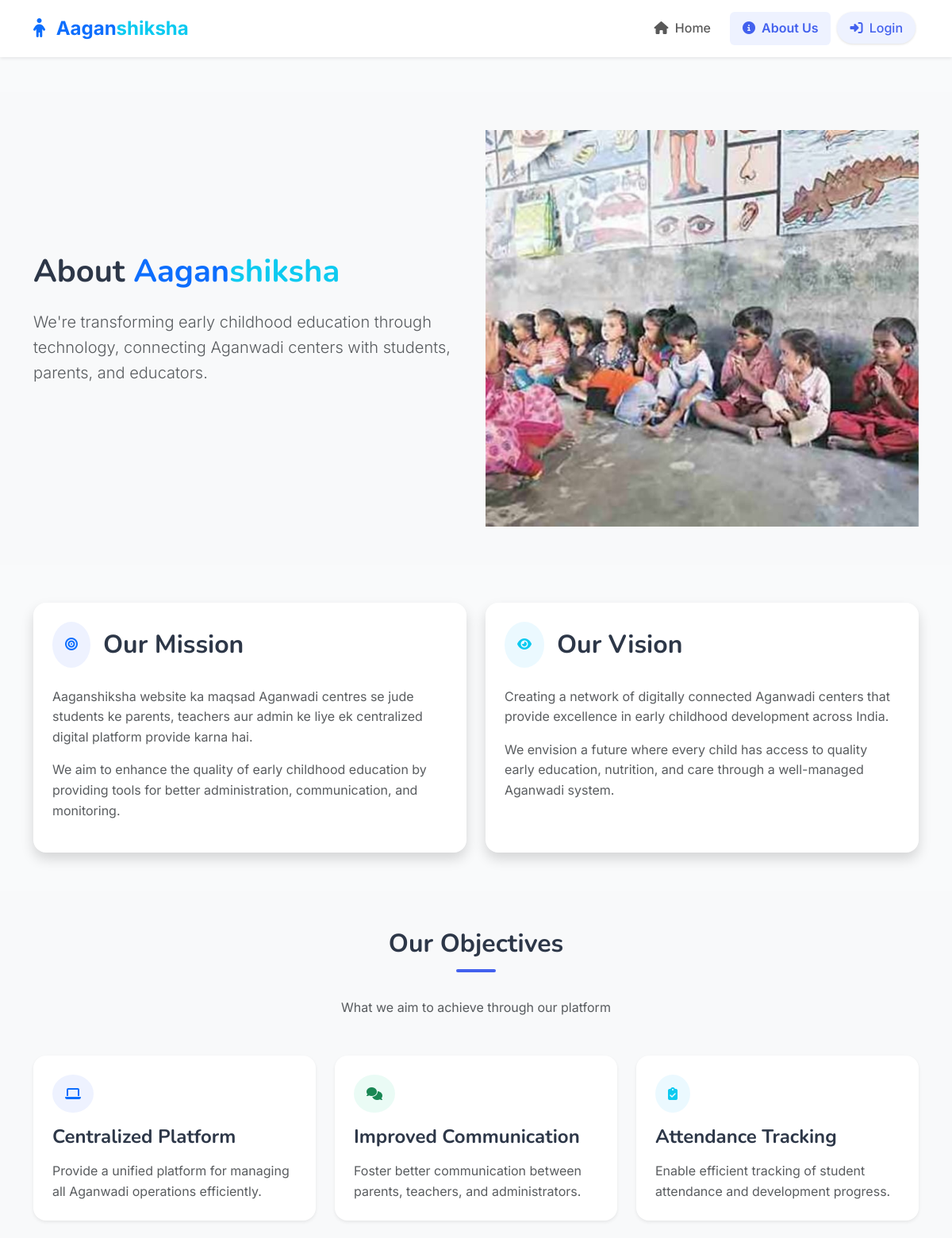
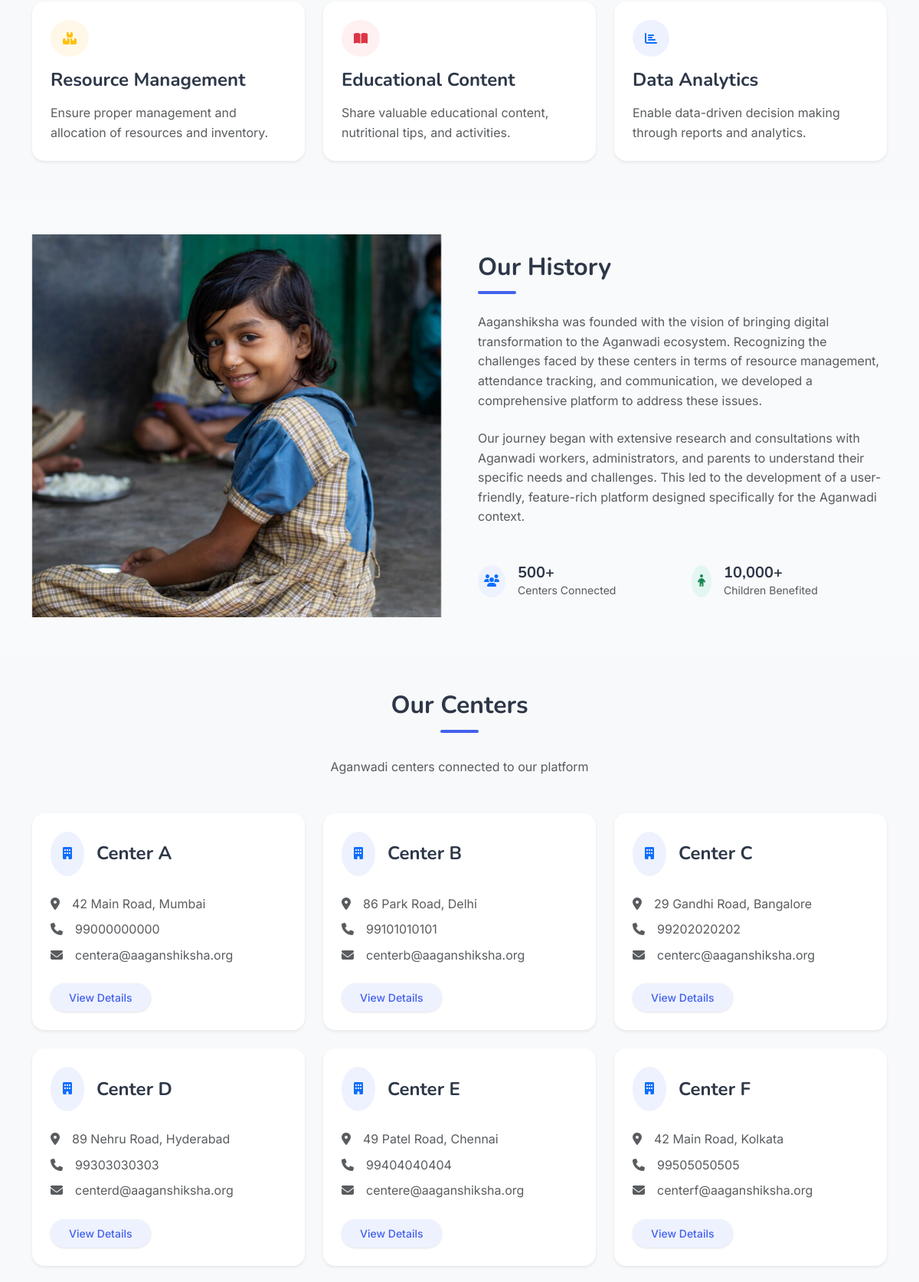
/about (upper part), run on the app's committed database (2 pictures, top to bottom).
### models.py (models this page shows)
class Center(db.Model):
    id = db.Column(db.Integer, primary_key=True)
    name = db.Column(db.String(100), nullable=False)
    address = db.Column(db.String(200), nullable=False)
    contact_number = db.Column(db.String(15))
    email = db.Column(db.String(120))
    created_at = db.Column(db.DateTime, default=datetime.utcnow)
    students = db.relationship('Student', backref='center', lazy=True)
    inventory_items = db.relationship('Inventory', backref='center', lazy=True)

### routes/home.py (the view)
@home_bp.route('/about')
def about():
    centers = Center.query.all()
    return render_template('home/about.html', centers=centers, current_year=datetime.now().year)

### app.py (called while the page is built)
@app.context_processor
def inject_csrf_token():
    return dict(csrf_token=generate_csrf)

### templates/home/about.html (shortened to what this page needs)
{% extends 'base.html' %} {% block title %}Aaganshiksha - About Us{% endblock %}
{% block content %}
<section class="py-5 bg-light">
  <div class="container">
    <div class="row align-items-center">
      <div class="col-lg-6 animate__animated animate__fadeInLeft">
        <h1 class="fw-bold mb-4">
          About <span class="text-primary">Aagan</span
          ><span class="text-info">shiksha</span>
        </h1>
        <p class="lead text-muted mb-4">
          We're transforming early childhood education through technology,
          connecting Aganwadi centers with students, parents, and educators.
        </p>
      </div>
      <div class="col-lg-6 animate__animated animate__fadeInRight">
        <img
          src="{{ url_for('static', filename='img4.jpg') }}"
          class="d-block w-100"
          alt="Children in classroom"
          style="height: 500px; object-fit: cover"
        />
      </div>
    </div>
  </div>
</section>
<section class="py-5">
  <div class="container">
    <div class="row g-4">
      <div class="col-lg-6 animate__animated animate__fadeInUp">
        <div class="card h-100 border-0 shadow rounded-4 hover-lift">
          <div class="card-body p-4">
            <div class="d-flex align-items-center mb-4">
              <div class="p-3 rounded-circle bg-soft-primary me-3">
                <i class="fas fa-bullseye text-primary"></i>
              </div>
              <h2 class="fw-bold mb-0">Our Mission</h2>
            </div>
            <p class="text-muted">
              Aaganshiksha website ka maqsad Aganwadi centres se jude students
              ke parents, teachers aur admin ke liye ek centralized digital
              platform provide karna hai.
            </p>
            <p class="text-muted">
              We aim to enhance the quality of early childhood education by
              providing tools for better administration, communication, and
              monitoring.
            </p>
          </div>
        </div>
      </div>
      <div
        class="col-lg-6 animate__animated animate__fadeInUp"
        style="animation-delay: 0.2s"
      >
        <div class="card h-100 border-0 shadow rounded-4 hover-lift">
          <div class="card-body p-4">
            <div class="d-flex align-items-center mb-4">
              <div class="p-3 rounded-circle bg-soft-info me-3">
                <i class="fas fa-eye text-info"></i>
              </div>
              <h2 class="fw-bold mb-0">Our Vision</h2>
            </div>
            <p class="text-muted">
              Creating a network of digitally connected Aganwadi centers that
              provide excellence in early childhood development across India.
            </p>
            <p class="text-muted">
              We envision a future where every child has access to quality early
              education, nutrition, and care through a well-managed Aganwadi
              system.
            </p>
          </div>
        </div>
      </div>
    </div>
  </div>
</section>
<section class="py-5 bg-light">
  <div class="container">
    <div class="text-center mb-5">
      <h2 class="section-title">Our Objectives</h2>
      <p class="text-muted">What we aim to achieve through our platform</p>
    </div>
    <div class="row g-4">
      <div class="col-md-4 animate__animated animate__fadeInUp">
        <div class="card h-100 border-0 shadow-sm rounded-4 hover-lift">
          <div class="card-body p-4">
            <div class="p-3 rounded-circle bg-soft-primary d-inline-flex mb-3">
              <i class="fas fa-laptop text-primary"></i>
            </div>
            <h4 class="fw-bold mb-3">Centralized Platform</h4>
            <p class="text-muted mb-0">
              Provide a unified platform for managing all Aganwadi operations
              efficiently.
            </p>
          </div>
        </div>
      </div>
      <div
        class="col-md-4 animate__animated animate__fadeInUp"
        style="animation-delay: 0.2s"
      >
        <div class="card h-100 border-0 shadow-sm rounded-4 hover-lift">
          <div class="card-body p-4">
            <div class="p-3 rounded-circle bg-soft-success d-inline-flex mb-3">
              <i class="fas fa-comments text-success"></i>
            </div>
            <h4 class="fw-bold mb-3">Improved Communication</h4>
            <p class="text-muted mb-0">
              Foster better communication between parents, teachers, and
              administrators.
            </p>
          </div>
        </div>
      </div>
      <div
        class="col-md-4 animate__animated animate__fadeInUp"
        style="animation-delay: 0.4s"
      >
        <div class="card h-100 border-0 shadow-sm rounded-4 hover-lift">
          <div class="card-body p-4">
            <div class="p-3 rounded-circle bg-soft-info d-inline-flex mb-3">
              <i class="fas fa-clipboard-check text-info"></i>
            </div>
            <h4 class="fw-bold mb-3">Attendance Tracking</h4>
            <p class="text-muted mb-0">
              Enable efficient tracking of student attendance and development
              progress.
            </p>
          </div>
        </div>
      </div>
      <div
        class="col-md-4 animate__animated animate__fadeInUp"
        style="animation-delay: 0.6s"
      >
        <div class="card h-100 border-0 shadow-sm rounded-4 hover-lift">
          <div class="card-body p-4">
            <div class="p-3 rounded-circle bg-soft-warning d-inline-flex mb-3">
              <i class="fas fa-boxes text-warning"></i>
            </div>
            <h4 class="fw-bold mb-3">Resource Management</h4>
            <p class="text-muted mb-0">
              Ensure proper management and allocation of resources and
              inventory.
            </p>
          </div>
        </div>
      </div>
      <div
        class="col-md-4 animate__animated animate__fadeInUp"
        style="animation-delay: 0.8s"
      >
        <div class="card h-100 border-0 shadow-sm rounded-4 hover-lift">
          <div class="card-body p-4">
            <div class="p-3 rounded-circle bg-soft-danger d-inline-flex mb-3">
              <i class="fas fa-book-open text-danger"></i>
            </div>
            <h4 class="fw-bold mb-3">Educational Content</h4>
            <p class="text-muted mb-0">
              Share valuable educational content, nutritional tips, and
              activities.
            </p>
          </div>
        </div>
      </div>
      <div
        class="col-md-4 animate__animated animate__fadeInUp"
        style="animation-delay: 1s"
      >
        <div class="card h-100 border-0 shadow-sm rounded-4 hover-lift">
          <div class="card-body p-4">
            <div class="p-3 rounded-circle bg-soft-primary d-inline-flex mb-3">
              <i class="fas fa-chart-bar text-primary"></i>
            </div>
            <h4 class="fw-bold mb-3">Data Analytics</h4>
            <p class="text-muted mb-0">
              Enable data-driven decision making through reports and analytics.
            </p>
          </div>
        </div>
      </div>
    </div>
  </div>
</section>
<section class="py-5">
  <div class="container">
    <div class="row align-items-center g-5">
      <div class="col-lg-6 animate__animated animate__fadeInLeft">
        <img
          src="{{ url_for('static', filename='img5.jpg') }}"
          class="d-block w-100"
          alt="Children in classroom"
          style="height: 500px; object-fit: cover"
        />
      </div>
      <div class="col-lg-6 animate__animated animate__fadeInRight">
        <h2 class="section-title mb-4">Our History</h2>
        <p class="text-muted mb-4">
          Aaganshiksha was founded with the vision of bringing digital
          transformation to the Aganwadi ecosystem. Recognizing the challenges
          faced by these centers in terms of resource management, attendance
          tracking, and communication, we developed a comprehensive platform to
          address these issues.
        </p>
        <p class="text-muted mb-4">
          Our journey began with extensive research and consultations with
          Aganwadi workers, administrators, and parents to understand their
          specific needs and challenges. This led to the development of a
          user-friendly, feature-rich platform designed specifically for the
          Aganwadi context.
        </p>
        <div class="row g-4 mt-2">
          <div class="col-6">
            <div class="d-flex align-items-center">
              <div class="p-2 rounded-circle bg-soft-primary me-3">
                <i class="fas fa-users text-primary"></i>
              </div>
              <div>
                <h5 class="fw-bold mb-0">500+</h5>
                <p class="small text-muted mb-0">Centers Connected</p>
              </div>
            </div>
          </div>
          <div class="col-6">
            <div class="d-flex align-items-center">
              <div class="p-2 rounded-circle bg-soft-success me-3">
                <i class="fas fa-child text-success"></i>
              </div>
              <div>
                <h5 class="fw-bold mb-0">10,000+</h5>
                <p class="small text-muted mb-0">Children Benefited</p>
              </div>
            </div>
          </div>
        </div>
      </div>
    </div>
  </div>
</section>
<section class="py-5 bg-light">
  <div class="container">
    <div class="text-center mb-5">
      <h2 class="section-title">Our Centers</h2>
      <p class="text-muted">Aganwadi centers connected to our platform</p>
    </div>
    <div class="row g-4">
      {% if centers %} {% for center in centers %}
      <div
        class="col-lg-4 col-md-6 animate__animated animate__fadeInUp"
        style="animation-delay: {{ loop.index * 0.1 }}s;"
      >
        <div class="card h-100 border-0 shadow-sm rounded-4 hover-lift">
          <div class="card-body p-4">
            <div class="d-flex align-items-center mb-4">
              <div class="p-3 rounded-circle bg-soft-primary me-3">
                <i class="fas fa-building text-primary"></i>
              </div>
              <h4 class="fw-bold mb-0">{{ center.name }}</h4>
            </div>
            <div class="mb-4">
              <div class="d-flex align-items-start mb-2">
                <i class="fas fa-map-marker-alt text-muted mt-1 me-3"></i>
                <p class="text-muted mb-0">{{ center.address }}</p>
              </div>
              {% if center.contact_number %}
              <div class="d-flex align-items-start mb-2">
                <i class="fas fa-phone text-muted mt-1 me-3"></i>
                <p class="text-muted mb-0">{{ center.contact_number }}</p>
              </div>
              {% endif %} {% if center.email %}
              <div class="d-flex align-items-start">
                <i class="fas fa-envelope text-muted mt-1 me-3"></i>
                <p class="text-muted mb-0">{{ center.email }}</p>
              </div>
              {% endif %}
            </div>
            <button class="btn btn-sm btn-soft-primary rounded-pill px-4">
              View Details
            </button>
          </div>
        </div>
      </div>
      {% endfor %} {% endif %}
    </div>
  </div>
</section>
{% endblock %}

### static/css/style.css (style rules this page uses)
:root { --primary-color: #4361ee; --primary-light: #eef2ff; --secondary-color: #3f72af; --info-color: #3abff8; --success-color: #36d399; --warning-color: #fbbd23; --danger-color: #f87272; --light-color: #f8f9fa; --dark-color: #333333; --text-color: #4a5568; --border-radius: 0.5rem; --box-shadow: 0 4px 6px -1px rgba(0, 0, 0, 0.1), 0 2px 4px -1px rgba(0, 0, 0, 0.06); --transition: all 0.3s ease; }
body { min-height: 100vh; display: flex; flex-direction: column; font-family: 'Inter', -apple-system, BlinkMacSystemFont, 'Segoe UI', Roboto, Oxygen, Ubuntu, Cantarell, 'Open Sans', 'Helvetica Neue', sans-serif; color: var(--text-color); background-color: #f9fafb; line-height: 1.6; }
h1, h2, h3, h4, h5, h6 { font-family: 'Nunito', -apple-system, BlinkMacSystemFont, 'Segoe UI', Roboto, Oxygen, Ubuntu, Cantarell, 'Open Sans', 'Helvetica Neue', sans-serif; font-weight: 600; color: #2d3748; }
.btn { border-radius: var(--border-radius); padding: 0.5rem 1.25rem; font-weight: 500; transition: var(--transition); box-shadow: 0 1px 3px rgba(0,0,0,0.12); }
.btn-soft-primary { background-color: var(--primary-light); color: var(--primary-color); border: none; }
.bg-soft-primary { background-color: var(--primary-light) !important; }
.bg-soft-success { background-color: rgba(54, 211, 153, 0.1) !important; }
.bg-soft-info { background-color: rgba(59, 191, 248, 0.1) !important; }
.bg-soft-warning { background-color: rgba(251, 189, 35, 0.1) !important; }
.bg-soft-danger { background-color: rgba(248, 114, 114, 0.1) !important; }
.card { border: none; border-radius: var(--border-radius); box-shadow: var(--box-shadow); transition: var(--transition); overflow: hidden; }
.card-body { padding: 1.5rem; }
section { padding: 4rem 0; }
.section-title { position: relative; margin-bottom: 2rem; padding-bottom: 1rem; font-weight: 700; }
.section-title::after { content: ''; position: absolute; left: 0; bottom: 0; width: 50px; height: 4px; border-radius: 2px; background-color: var(--primary-color); }
.text-center .section-title::after { left: 50%; transform: translateX(-50%); }

### data on the page
Center: name "Center A", address "42 Main Road, Mumbai", contact_number "99000000000", email "centera@aaganshiksha.org"
Center: name "Center B", address "86 Park Road, Delhi", contact_number "99101010101", email "centerb@aaganshiksha.org"
Center: name "Center C", address "29 Gandhi Road, Bangalore", contact_number "99202020202", email "centerc@aaganshiksha.org"
Center: name "Center D", address "89 Nehru Road, Hyderabad", contact_number "99303030303", email "centerd@aaganshiksha.org"
Center: name "Center E", address "49 Patel Road, Chennai", contact_number "99404040404", email "centere@aaganshiksha.org"
Center: name "Center F", address "42 Main Road, Kolkata", contact_number "99505050505", email "centerf@aaganshiksha.org"
